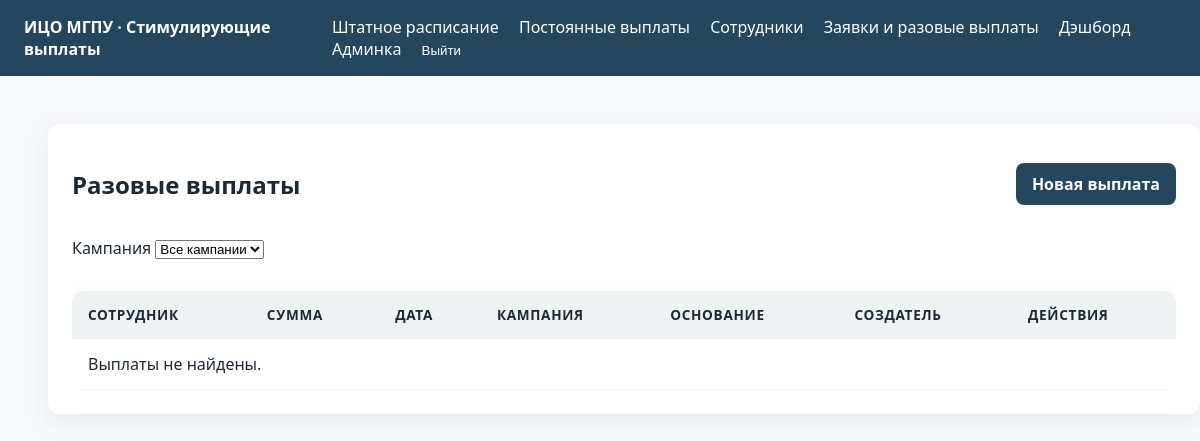
Before: /one-time/manual-payments/?campaign=2 (signed in) with the older database file.
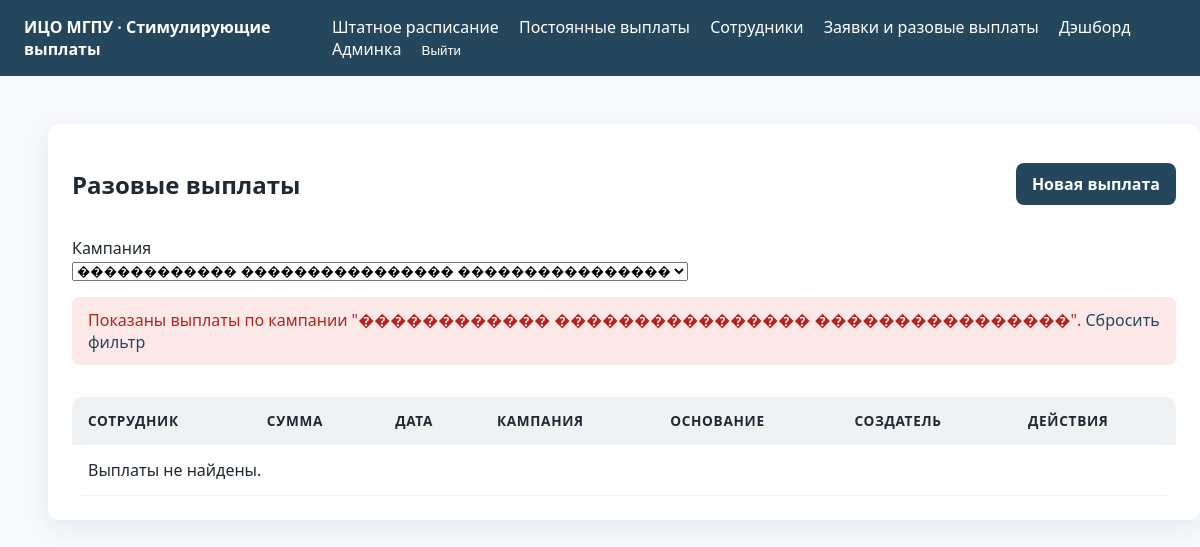
After: the same page with the newer database file.
### one_time_payments/models.py (models this page shows, shortened)
class RequestCampaign(models.Model):
    class Status(models.TextChoices):
        DRAFT = 'draft', 'Черновик'
        OPEN = 'open', 'Открыта'
        CLOSED = 'closed', 'Закрыта'
        ARCHIVED = 'archived', 'В архиве'
    name = models.CharField('Название кампании', max_length=255)
    description = models.TextField('Описание', blank=True)
    status = models.CharField('Статус', max_length=16, choices=Status.choices, default=Status.DRAFT)
    opens_at = models.DateField('Дата открытия')
    deadline = models.DateField('Дедлайн', blank=True, null=True)
    auto_close_day = models.PositiveSmallIntegerField(
        'Дата автозакрытия',
        default=15,
        help_text='Если дедлайн не указан, кампания автоматически закрывается в указанный день месяца.'
    )
    auto_close_enabled = models.BooleanField('Автоматическое закрытие', default=True)
    closed_at = models.DateTimeField('Закрыта', blank=True, null=True)
    archived_at = models.DateTimeField('В архиве с', blank=True, null=True)
    created_at = models.DateTimeField('Создано', auto_now_add=True)
    updated_at = models.DateTimeField('Обновлено', auto_now=True)
    objects = RequestCampaignQuerySet.as_manager()
    class Meta:
        ordering = ['-opens_at', 'name']
        verbose_name = 'Кампания заявок'
        verbose_name_plural = 'Кампании заявок'
    def open(self) -> None:
        if self.status != self.Status.DRAFT:
            raise ValidationError('Открыть можно только кампания из черновика.')
        self.status = self.Status.OPEN
        self.save(update_fields=['status'])

### one_time_payments/views.py (the view)
# urls.py: path('manual-payments/', views.ManualPaymentListView.as_view(), name='manual-payment-list'),
class ManualPaymentListView(LoginRequiredMixin, PermissionRequiredMixin, generic.ListView):
    model = OneTimePayment
    template_name = 'one_time_payments/manual_payment_list.html'
    context_object_name = 'payments'
    paginate_by = 25
    permission_required = 'one_time_payments.view_onetimepayment'
    def get_queryset(self):
        queryset = OneTimePayment.objects.select_related('employee', 'campaign', 'created_by').order_by('-payment_date', '-created_at')
        campaign_id = self.request.GET.get('campaign')
        if campaign_id:
            queryset = queryset.filter(campaign_id=campaign_id)
            self.campaign_id = campaign_id
            self.campaign_obj = RequestCampaign.objects.filter(pk=campaign_id).first()
        else:
            self.campaign_id = None
            self.campaign_obj = None
        return queryset
    def get_context_data(self, **kwargs):
        context = super().get_context_data(**kwargs)
        context['selected_campaign'] = getattr(self, 'campaign_id', None)
        context['selected_campaign_obj'] = getattr(self, 'campaign_obj', None)
        context['campaigns'] = RequestCampaign.objects.order_by('-opens_at', 'name')
        return context

### one_time_payments/templates/one_time_payments/manual_payment_list.html (shortened to what this page needs)
{% extends 'base.html' %}
{% block content %}
<div class="card content-card">
    <div style="display:flex; justify-content:space-between; align-items:center; flex-wrap:wrap; gap:16px; margin-bottom:16px;">
        <h2>Разовые выплаты</h2>
        {% if perms.one_time_payments.add_onetimepayment %}
            <a href="{% url 'one_time_payments:manual-payment-add' %}" class="btn btn-primary">Новая выплата</a>
        {% endif %}
    </div>
    <form method="get" class="filter-form" style="margin-bottom:16px; max-width:320px;">
        <label for="campaign-filter">Кампания</label>
        <select id="campaign-filter" name="campaign" onchange="this.form.submit()">
            <option value="">Все кампании</option>
            {% for campaign in campaigns %}
                <option value="{{ campaign.id }}" {% if selected_campaign == campaign.id|stringformat:'s' %}selected{% endif %}>{{ campaign.name }}</option>
            {% endfor %}
        </select>
    </form>
    {% if selected_campaign_obj %}
        <div class="alert" style="margin-bottom:16px;">Показаны выплаты по кампании "{{ selected_campaign_obj.name }}". <a href="{% url 'one_time_payments:manual-payment-list' %}">Сбросить фильтр</a></div>
    {% endif %}
    <div class="table-wrapper">
        <table class="table">
            <thead>
                <tr>
                    <th>Сотрудник</th>
                    <th>Сумма</th>
                    <th>Дата</th>
                    <th>Кампания</th>
                    <th>Основание</th>
                    <th>Создатель</th>
                    <th>Действия</th>
                </tr>
            </thead>
            <tbody>
                {% for payment in payments %}
                    <tr>
                        <td>{{ payment.employee.full_name }}</td>
                        <td>{{ payment.amount }}</td>
                        <td>{{ payment.payment_date|date:'d.m.Y' }}</td>
                        <td>{% if payment.campaign %}<a href="{% url 'one_time_payments:campaign-detail' payment.campaign_id %}">{{ payment.campaign.name }}</a>{% else %}—{% endif %}</td>
                        <td>{{ payment.justification|default:'—' }}</td>
                        <td>{{ payment.created_by.get_full_name|default:payment.created_by.username }}</td>
                        <td style="display:flex; gap:8px; flex-wrap:wrap;">
                            <a href="{% url 'one_time_payments:manual-payment-edit' payment.pk %}" class="btn btn-text">Изменить</a>
                            <a href="{% url 'one_time_payments:manual-payment-delete' payment.pk %}" class="btn btn-text" style="color:#b4231a;">Удалить</a>
                        </td>
                    </tr>
                {% empty %}
                    <tr>
                        <td colspan="7">Выплаты не найдены.</td>
                    </tr>
                {% endfor %}
            </tbody>
        </table>
    </div>
</div>
{% endblock %}

Changed rows visible on the page:
added RequestCampaign: name "������������ ���������������� ����������������"
Other visible differences:
form field campaign: "Все кампании" → "������������ ���������������� ����������������"
text now shown: "Показаны выплаты по кампании \" \". Сбросить фильтр"
